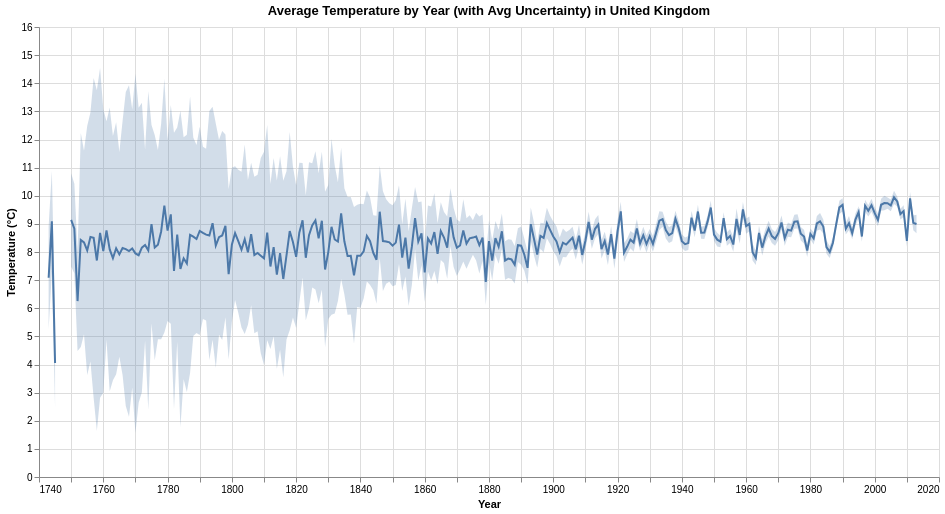

Source (notebook cell):
### Code cell
select_country = "United Kingdom"

input_country = year_country.copy()

input_country = input_country[input_country["Country"] == select_country]

line = (
    alt.Chart(input_country)
    .mark_line()
    .encode(
        x=alt.X("year:Q", title="Year", axis=alt.Axis(format=".0f")),
        y=alt.Y("avg_temp:Q", title="Temperature (°C)"),
    )
)

band = (
    alt.Chart(input_country)
    .mark_area(opacity=0.25)
    .encode(
        x=alt.X("year:Q", axis=alt.Axis(format=".0f")),
        y=alt.Y("temp_lower:Q"),
        y2=("temp_upper:Q"),
    )
)

chart = (band + line).properties(
    width=900,
    height=450,
    title=f"Average Temperature by Year (with Avg Uncertainty) in {select_country}",
)

chart

### Figure 1 — Vega-Lite specification as saved in the notebook (floating-point values rounded to 4 significant figures; data arrays with more than 128 entries replaced by an {"elided": "..."} marker saying what was removed)
{"config": {"view": {"continuousWidth": 300, "continuousHeight": 300}}, "layer": [{"mark": {"type": "area", "opacity": 0.25}, "encoding": {"x": {"axis": {"format": ".0f"}, "field": "year", "type": "quantitative"}, "y": {"field": "temp_lower", "type": "quantitative"}, "y2": {"field": "temp_upper"}}}, {"mark": {"type": "line"}, "encoding": {"x": {"axis": {"format": ".0f"}, "field": "year", "title": "Year", "type": "quantitative"}, "y": {"field": "avg_temp", "title": "Temperature (°C)", "type": "quantitative"}}}], "data": {"name": "data-fdcec0ca6d9c7119de7e18649da8c8c7"}, "height": 450, "title": "Average Temperature by Year (with Avg Uncertainty) in United Kingdom", "width": 900, "$schema": "https://vega.github.io/schema/vega-lite/v6.1.0.json", "datasets": {"data-fdcec0ca6d9c7119de7e18649da8c8c7": {"elided": "271 records"}}}
